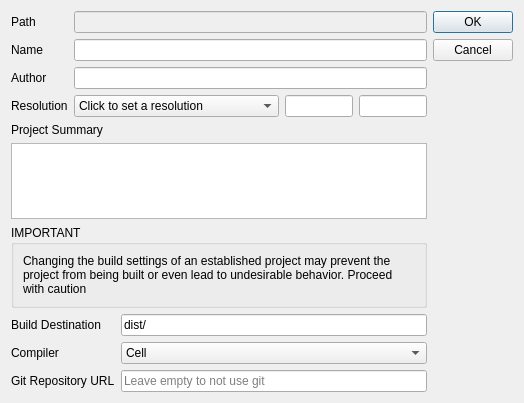
<?xml version="1.0" encoding="UTF-8"?>
<ui version="4.0">
 <class>ProjectPropertiesDialog</class>
 <widget class="QDialog" name="ProjectPropertiesDialog">
  <property name="geometry">
   <rect>
    <x>0</x>
    <y>0</y>
    <width>524</width>
    <height>403</height>
   </rect>
  </property>
  <property name="windowTitle">
   <string>Project Properties</string>
  </property>
  <layout class="QHBoxLayout" name="horizontalLayout">
   <item>
    <layout class="QVBoxLayout" name="verticalLayout_3">
     <item>
      <layout class="QFormLayout" name="basicInfoForm">
       <item row="0" column="0">
        <widget class="QLabel" name="pathLabel">
         <property name="text">
          <string>Path</string>
         </property>
        </widget>
       </item>
       <item row="1" column="0">
        <widget class="QLabel" name="nameLabel">
         <property name="text">
          <string>Name</string>
         </property>
        </widget>
       </item>
       <item row="1" column="1">
        <widget class="QLineEdit" name="nameLineEdit"/>
       </item>
       <item row="2" column="0">
        <widget class="QLabel" name="authorLabel">
         <property name="text">
          <string>Author</string>
         </property>
        </widget>
       </item>
       <item row="2" column="1">
        <widget class="QLineEdit" name="authorLineEdit"/>
       </item>
       <item row="3" column="0">
        <widget class="QLabel" name="resolutionLabel">
         <property name="text">
          <string>Resolution</string>
         </property>
        </widget>
       </item>
       <item row="3" column="1">
        <layout class="QHBoxLayout" name="resolutionLayout" stretch="3,1,1">
         <item>
          <widget class="QComboBox" name="resolutionCBox">
           <item>
            <property name="text">
             <string>Click to set a resolution</string>
            </property>
           </item>
           <item>
            <property name="text">
             <string>320x240</string>
            </property>
           </item>
           <item>
            <property name="text">
             <string>640x480</string>
            </property>
           </item>
           <item>
            <property name="text">
             <string>800x600</string>
            </property>
           </item>
           <item>
            <property name="text">
             <string>1024x768</string>
            </property>
           </item>
           <item>
            <property name="text">
             <string>1280x720</string>
            </property>
           </item>
           <item>
            <property name="text">
             <string>1366x768</string>
            </property>
           </item>
           <item>
            <property name="text">
             <string>1920x1080</string>
            </property>
           </item>
           <item>
            <property name="text">
             <string>Custom</string>
            </property>
           </item>
          </widget>
         </item>
         <item>
          <widget class="QLineEdit" name="resxLineEdit"/>
         </item>
         <item>
          <widget class="QLineEdit" name="resyLineEdit"/>
         </item>
        </layout>
       </item>
       <item row="0" column="1">
        <widget class="QLineEdit" name="pathLineEdit">
         <property name="enabled">
          <bool>false</bool>
         </property>
        </widget>
       </item>
      </layout>
     </item>
     <item>
      <widget class="QLabel" name="summaryLabel">
       <property name="text">
        <string>Project Summary</string>
       </property>
      </widget>
     </item>
     <item>
      <widget class="QPlainTextEdit" name="summaryText"/>
     </item>
     <item>
      <widget class="QGroupBox" name="groupBox">
       <property name="sizePolicy">
        <sizepolicy hsizetype="Preferred" vsizetype="Preferred">
         <horstretch>0</horstretch>
         <verstretch>1</verstretch>
        </sizepolicy>
       </property>
       <property name="title">
        <string>IMPORTANT</string>
       </property>
       <property name="checkable">
        <bool>false</bool>
       </property>
       <layout class="QVBoxLayout" name="verticalLayout_4">
        <item>
         <widget class="QLabel" name="warningLabel">
          <property name="text">
           <string>Changing the build settings of an established project may prevent the project from being built or even lead to undesirable behavior. Proceed with caution</string>
          </property>
          <property name="wordWrap">
           <bool>true</bool>
          </property>
         </widget>
        </item>
       </layout>
      </widget>
     </item>
     <item>
      <layout class="QFormLayout" name="buildLayout">
       <item row="0" column="1">
        <widget class="QLineEdit" name="buildInLineEdit">
         <property name="text">
          <string>dist/</string>
         </property>
        </widget>
       </item>
       <item row="1" column="0">
        <widget class="QLabel" name="compilerLabel">
         <property name="text">
          <string>Compiler</string>
         </property>
        </widget>
       </item>
       <item row="1" column="1">
        <widget class="QComboBox" name="compilerCB">
         <item>
          <property name="text">
           <string>Cell</string>
          </property>
         </item>
         <item>
          <property name="text">
           <string>Vanilla</string>
          </property>
         </item>
        </widget>
       </item>
       <item row="2" column="0">
        <widget class="QLabel" name="urlLabel">
         <property name="text">
          <string>Git Repository URL</string>
         </property>
        </widget>
       </item>
       <item row="2" column="1">
        <widget class="QLineEdit" name="urlLineEdit">
         <property name="placeholderText">
          <string>Leave empty to not use git</string>
         </property>
        </widget>
       </item>
       <item row="0" column="0">
        <widget class="QLabel" name="buildDestLabel">
         <property name="text">
          <string>Build Destination</string>
         </property>
        </widget>
       </item>
      </layout>
     </item>
    </layout>
   </item>
   <item>
    <widget class="QDialogButtonBox" name="buttonBox">
     <property name="orientation">
      <enum>Qt::Vertical</enum>
     </property>
     <property name="standardButtons">
      <set>QDialogButtonBox::Cancel|QDialogButtonBox::Ok</set>
     </property>
    </widget>
   </item>
  </layout>
 </widget>
 <resources/>
 <connections>
  <connection>
   <sender>buttonBox</sender>
   <signal>accepted()</signal>
   <receiver>ProjectPropertiesDialog</receiver>
   <slot>accept()</slot>
   <hints>
    <hint type="sourcelabel">
     <x>248</x>
     <y>254</y>
    </hint>
    <hint type="destinationlabel">
     <x>157</x>
     <y>274</y>
    </hint>
   </hints>
  </connection>
  <connection>
   <sender>buttonBox</sender>
   <signal>rejected()</signal>
   <receiver>ProjectPropertiesDialog</receiver>
   <slot>reject()</slot>
   <hints>
    <hint type="sourcelabel">
     <x>316</x>
     <y>260</y>
    </hint>
    <hint type="destinationlabel">
     <x>286</x>
     <y>274</y>
    </hint>
   </hints>
  </connection>
 </connections>
</ui>
